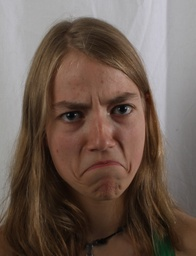
#> input picture example_images/frequency/frown.JPG, 196 x 256 px, shrunk from 1818 x 2373 before the run, given in place of apple.jpeg, which was not available
$ python stacks.py ../example_images/frequency/frown.JPG
#> lines starting #> are read from the running program, lines starting #| are printed output that depends on the picture; pictures that were not available may be replaced by others from this repository, and a replacement may not be noted
import sys
import os
import numpy as np
import skimage as sk
import skimage.io as skio
import skimage.filters
import skimage.util
import matplotlib.pyplot as plt

def stacks(img, n):
    bands = []
    last_img = img
    for i in range(1,n+1):
        sigma = np.power(2,i)
        filtered = skimage.filters.gaussian(img, sigma = sigma)
        band = np.subtract(last_img, filtered)
        bands.append(band)
        last_img = filtered

    bands.append(last_img)
    plt.axis("off")
    fig = plt.figure(1,(len(bands)))
    k = 1
    for band in bands:
        ax = fig.add_subplot(1,len(bands), k)
        ax.imshow(np.add(band,0.5))
        ax.axis('off')
        k += 1
    plt.show()
    return bands

def rebuild_stacks(bands):
    result = np.zeros(bands[0].shape)
    for laplacian in bands:
        fft_laplacian = np.fft.fft2(laplacian)
        result = np.add(result, fft_laplacian)
#        skio.imshow(np.fft.ifft2(result).real)
#        skio.show()

    result = np.fft.ifft2(result).real
    result = sk.exposure.rescale_intensity(result, in_range=(-1.0,1.0))
    return result


def merge(img1, img2, mask, n):
    bands1 = stacks(img1, n)
    bands2 = stacks(img2, n)
    merged_bands = []
    for i in range(n):
        blurred_mask = skimage.filters.gaussian(mask, sigma = np.power(2,i))
        masked_band1 = np.multiply(bands1[i], blurred_mask)
#        skio.imshow(masked_band1)
#        skio.show()
        masked_band2 = np.multiply(bands2[i], skimage.util.invert(blurred_mask))
        merged = np.add(np.fft.fft2(masked_band1), np.fft.fft2(masked_band2))
        merged = np.fft.ifft2(merged).real
#        skio.imshow(np.add(merged, 0.5))
#        skio.show()
        merged_bands.append(merged)

    plt.axis("off")
    fig = plt.figure(1,(len(merged_bands)))
    k = 1
    for band in merged_bands:
        ax = fig.add_subplot(1,len(merged_bands), k)
        ax.imshow(np.add(band,0.5))
        ax.axis('off')
        k += 1
    plt.show()
    result = rebuild_stacks(merged_bands)
    return result

img1 = skio.imread("./originals/apple.jpeg")
#> img1 is the input picture: shape (256, 196, 3); mean R, G, B 109.2, 92.3, 82.8
img2 = skio.imread("./originals/orange.jpeg")
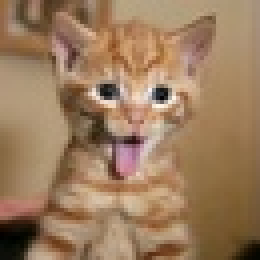
#> input picture example_images/frequency/kitten.jpg, 65 x 65 px, shrunk from 600 x 600 before the run, given in place of orange.jpeg, which was not available (shown 4 times larger)
#> img2 is the input picture: shape (65, 65, 3); mean R, G, B 155.9, 124.3, 93.9
mask = skio.imread("./masks/apple-orange-mask.jpg")
img1 = sk.img_as_float(img1)
img2 = sk.img_as_float(img2)
mask = sk.img_as_float(mask)

merged = merge(img1, img2, mask, 10)
#> after the loop in stacks, `for i in range(1,n+1):`:
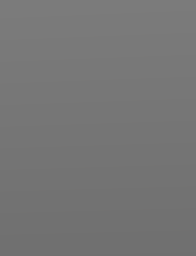
#> last_img: shape (256, 196, 3) float64; mean R, G, B 0.462, 0.462, 0.462
#> after the loop in stacks, `for i in range(1,n+1):`: bands = 10 items
#> the loop in stacks, `for band in bands:` made 11 passes
#> after the loop in stacks, `for band in bands:`: k = 12
#> in stacks, `plt.show()`:
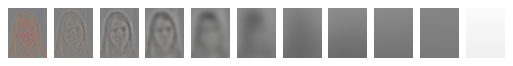
#> figure drawn by matplotlib, 11 panels
#> in merge, `bands1 = stacks(img1, n)`: bands1 = 11 items
#> call 2 of stacks, with n = 10
#> the loop in stacks (call 2), `for i in range(1,n+1):` made 10 passes
#> sigma on passes 1 to 10: 2, 4, 8, 16, 32, 64, 128, 256, 512, 1024
#> pass 1, in stacks (call 2), `band = np.subtract(last_img, filtered)`:
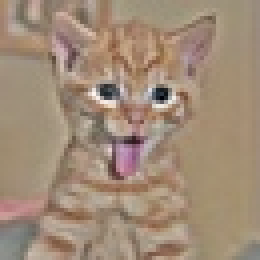
#> band: shape (65, 65, 3) float64 (shown 4 times larger); mean R, G, B 0.0764, -0.00183, -0.0756; drawn with min black and max white
#> after the loop in stacks (call 2), `for i in range(1,n+1):`:
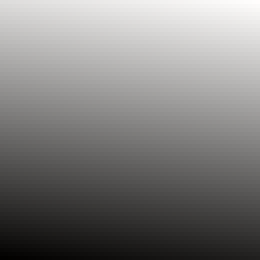
#> last_img: shape (65, 65, 3) float64 (shown 4 times larger); mean R, G, B 0.267, 0.267, 0.267; drawn with min black and max white
#> the loop in stacks (call 2), `for band in bands:` made 11 passes
#> after the loop in stacks (call 2), `for band in bands:`: k = 12
#> in stacks (call 2), `plt.show()`:
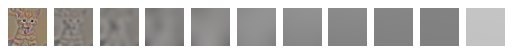
#> figure drawn by matplotlib, 11 panels
#> in merge, `bands2 = stacks(img2, n)`: bands2 = 11 items
#> the loop in merge, `for i in range(n):` made 1 pass
#> pass 1, in merge, `blurred_mask = skimage.filters.gaussian(mask, sigma = np.power(2,i))`:
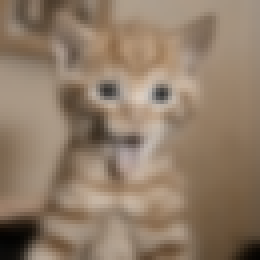
#> blurred_mask: shape (65, 65, 3) float64 (shown 4 times larger); mean R, G, B 0.567, 0.489, 0.411
#> after the loop in merge, `for i in range(n):`: merged_bands = []
#> (the run stopped early here; a loop or call above may not have finished)
